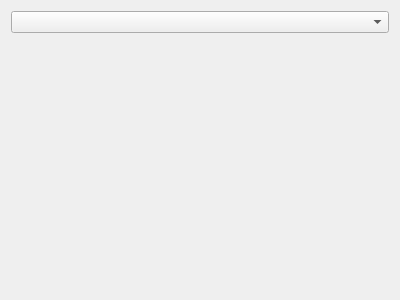
<?xml version="1.0" encoding="UTF-8"?>
<ui version="4.0">
 <class>ProjectTypeWizardPage</class>
 <widget class="QWizardPage" name="ProjectTypeWizardPage">
  <property name="geometry">
   <rect>
    <x>0</x>
    <y>0</y>
    <width>400</width>
    <height>300</height>
   </rect>
  </property>
  <property name="windowTitle">
   <string>WizardPage</string>
  </property>
  <property name="title">
   <string>Template</string>
  </property>
  <property name="subTitle">
   <string>Choose the project type</string>
  </property>
  <layout class="QVBoxLayout" name="verticalLayout">
   <item>
    <widget class="QComboBox" name="comboBox"/>
   </item>
   <item>
    <spacer name="verticalSpacer">
     <property name="orientation">
      <enum>Qt::Vertical</enum>
     </property>
     <property name="sizeHint" stdset="0">
      <size>
       <width>20</width>
       <height>227</height>
      </size>
     </property>
    </spacer>
   </item>
   <item>
    <widget class="QLabel" name="label">
     <property name="text">
      <string notr="true"/>
     </property>
     <property name="alignment">
      <set>Qt::AlignJustify|Qt::AlignVCenter</set>
     </property>
     <property name="wordWrap">
      <bool>true</bool>
     </property>
     <property name="openExternalLinks">
      <bool>true</bool>
     </property>
    </widget>
   </item>
  </layout>
 </widget>
 <resources/>
 <connections/>
</ui>
